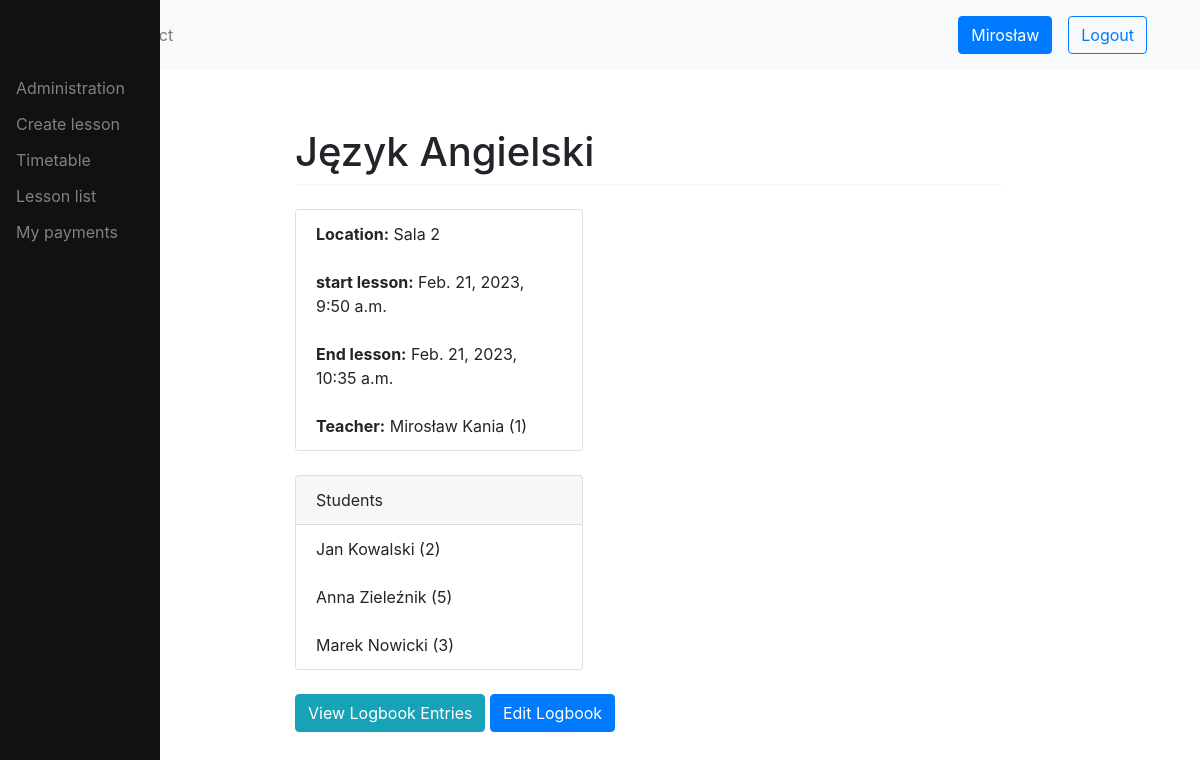
The app's page /schedule/18/ (signed in), older data.
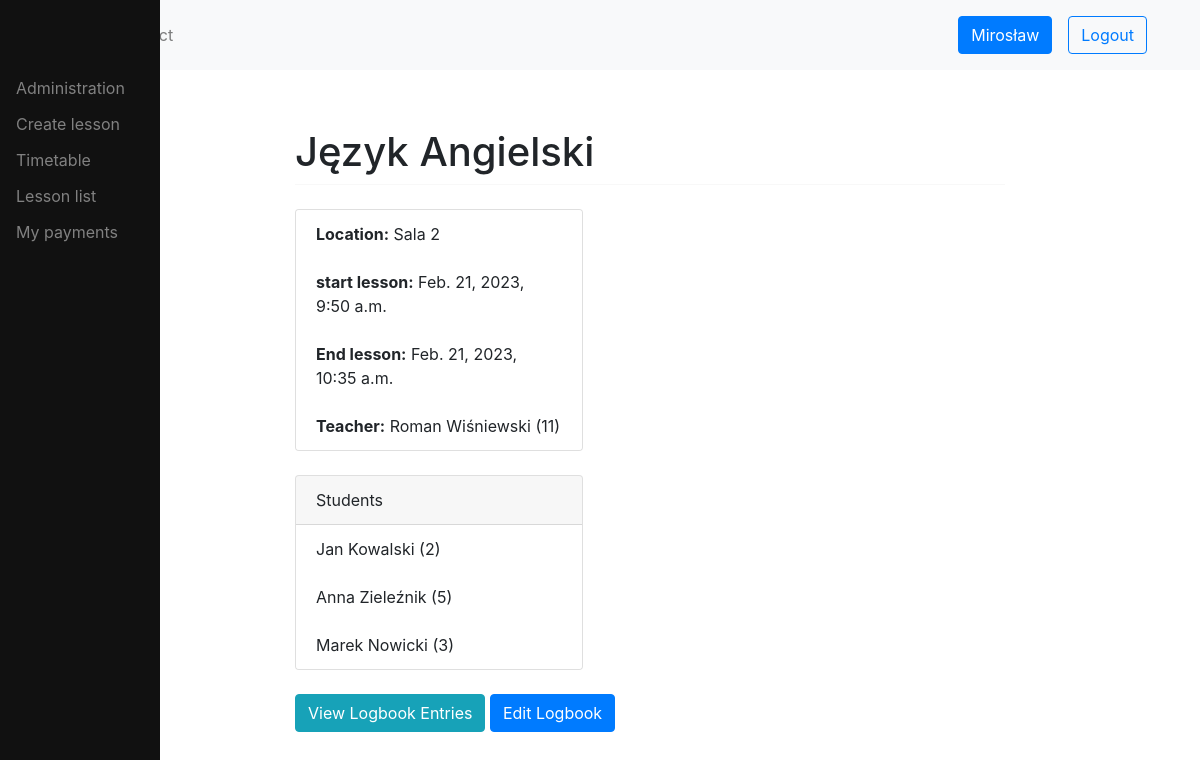
The same page, newer data.
### schedule/models.py (models this page shows, shortened)
class Lesson(models.Model):
    subject = models.ForeignKey(Subject, on_delete=models.CASCADE)
    location = models.ForeignKey(Location, on_delete=models.CASCADE)
    start_time = models.DateTimeField()
    end_time = models.DateTimeField()
    students = models.ManyToManyField(Student, blank=True)
    teacher = models.ForeignKey(Teacher, on_delete=models.CASCADE, default=None)
    class_group = models.ForeignKey(ClassGroup, on_delete=models.CASCADE, blank=True, null=True, default=None)

class Subject(models.Model):
    title = models.CharField(max_length=50)
    def __str__(self):
        return self.title

class Location(models.Model):
    name = models.CharField(max_length=50)
    nr_seats = models.IntegerField()
    def __str__(self):
        return self.name

### users/models.py (models this page shows, shortened)
class Teacher(models.Model):
    user = models.OneToOneField(User, on_delete=models.CASCADE)
    start_date = models.DateField()
    def __str__(self):
        return f'{self.user}'

class User(AbstractUser):
    username = None
    email = models.EmailField(_('email address'), unique=True)
    phone = models.CharField(blank=True, null=True, max_length=16, help_text='Contact phone number')
    address = models.TextField('address', max_length=255, blank=True, null=True)
    date_of_birth = models.DateField(null=True, blank=True)
    USERNAME_FIELD = 'email'
    REQUIRED_FIELDS = []
    objects = CustomUserManager()
    def __str__(self):
        return f'{self.first_name} {self.last_name} ({self.id})'

### schedule/views.py (the view, shortened to what this page needs)
# urls.py: path('<int:id>/', LessonDetailView.as_view(), name='lesson-detail'),
class LessonDetailView(UserPassesTestMixin, DetailView):
    template_name = 'lesson/lesson_detail.html'
    def get_object(self):
        id_ = self.kwargs.get("id")
        return get_object_or_404(Lesson, id=id_)
    def get_context_data(self, **kwargs):
        context = super().get_context_data(**kwargs)
        return context
    def test_func(self):
        return self.request.user.has_perm('schedule.view_lesson')

### logbook/templatetags/auth_extras.py (called while the page is built)
@register.filter(name='has_group')
def has_group(user, group_name):
    group = Group.objects.get(name=group_name)
    return True if group in user.groups.all() else False

### users/models.py (called while the page is built)
    def __str__(self):
        return f'{self.user}'

### schedule/templates/lesson/lesson_detail.html (shortened to what this page needs)
{% extends 'base.html' %}
{% load auth_extras %}
{% block content %}
<h1 class="mt-2">{{ object.subject }}</h1>
<hr class="mt-0 mb-4">
<div class="card" style="width: 18rem;">
    <ul class="list-group list-group-flush">
        <li class="list-group-item"><b>Location:</b> {{ object.location }}</li>
        <li class="list-group-item"><b>start lesson:</b> {{ object.start_time }}</li>
        <li class="list-group-item"><b>End lesson:</b> {{ object.end_time }}</li>
        <li class="list-group-item"><b>Teacher:</b> {{ object.teacher }}</li>
    </ul>
</div><br>
{% if object.students.exists %}
    <div class="card" style="width: 18rem;">
        <div class="card-header">
            Students
        </div>
        <ul class="list-group list-group-flush">
            {% for student in object.students.all %}
            <li class="list-group-item">{{ student }}</li>
            {% endfor %}
        </ul>
    </div>
{% endif %}
    <br>
    {% if request.user|has_group:"teacher" %}
        <a class="btn btn-info" href="{% url 'logbook:logbook-list' %}?lesson={{ object.id }}">View Logbook Entries</a>
        <a class="btn btn-primary" href="{% url 'logbook:logbook_update' object.id %}">Edit Logbook</a>
    {% endif %}
{% endblock %}

Row changes from the older to the newer data that the page shows:
changed Lesson "Język Angielski": teacher "Mirosław Kania (1)" → "Roman Wiśniewski (11)"
